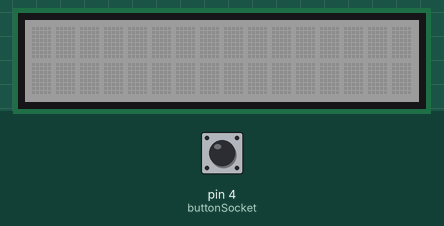
Recording of a sketch running on a simulated Arduino Uno, built with avr-gcc and run on an emulated ATmega328P. On the bench: 16×2 character LCD. Inputs (shaded band) come from the test bench; at power-on: pin 4 (buttonSocket) LOW. Random numbers use the default seed unless the sketch sets one.

Above: at 1.2 s.
1.3 s: pin 4 (buttonSocket) pulled HIGH for 0.15 s
At 2.5 s:
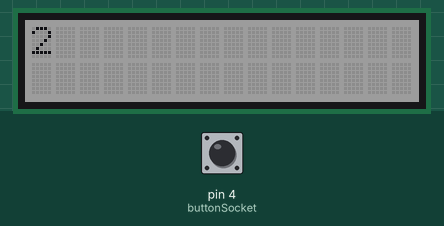
2.9 s: pin 4 (buttonSocket) pulled HIGH for 1 s
At 3.9 s:
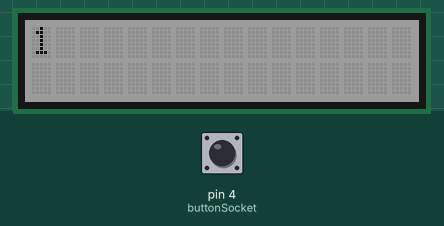
Timing chart, 0 to 5.9 s (numbered marks = the images above; inputs shaded):
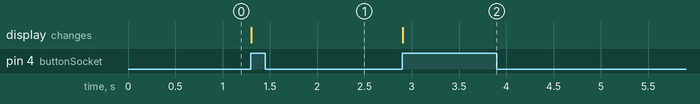

Measured:
- after the input at 1.3 s, the display: changes at once (image 1)
- after the input at 2.9 s, the display: changes at once (image 2)

The sketch:

L_09_C_02.ino
```cpp
#include <Wire.h>
#include "rgb_lcd.h"
const int buttonSocket = 4;

rgb_lcd lcd;
const int colorR = 128;
const int colorG = 128;
const int colorB = 128;

int num;

void setup() {
  // put your setup code here, to run once:
  pinMode(buttonSocket, INPUT);
  lcd.begin(16, 2);
  lcd.setRGB(colorR, colorG, colorB);
  randomSeed(analogRead(A3));
}

void loop() {
  // put your main code here, to run repeatedly:
  if(digitalRead(buttonSocket)){
    num = random(0,3);
    lcd.clear();
    lcd.setCursor(0, 0);
    lcd.print(num);
    while(digitalRead(buttonSocket)){
      delay(50);
    }
  }
}
```
